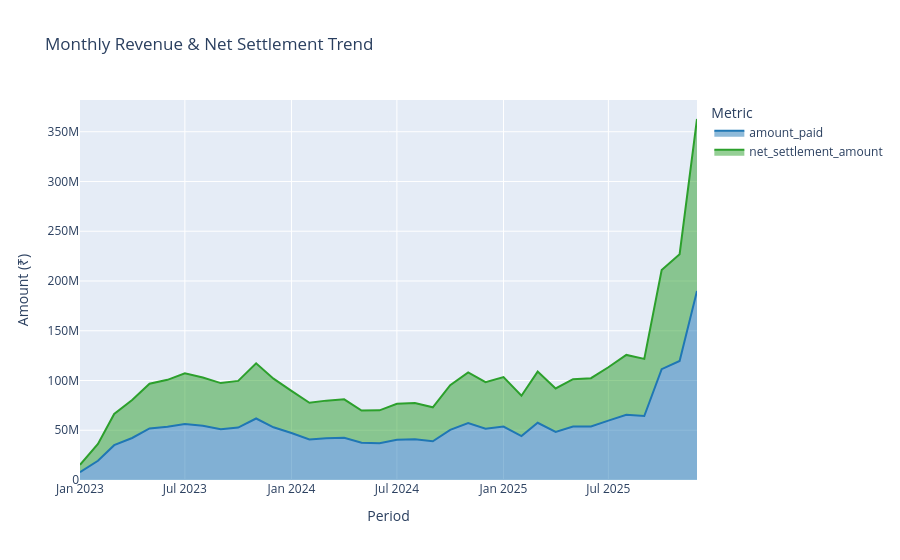

This figure's notebook cell:
### Code cell
fig_trend = px.area(
    monthly_trend.sort_values('Period'),
    x='Period',
    y=['amount_paid', 'net_settlement_amount'],
    title='Monthly Revenue & Net Settlement Trend',
    labels={
        'value': 'Amount (₹)',
        'Period': 'Period',
        'variable': 'Metric'
    },
    color_discrete_sequence=['#1f77b4', '#2ca02c']
)

fig_trend.show()

### Figure 1 — Plotly figure (JSON) as saved in the notebook; plotly's stock layout.template omitted (floating-point values rounded to 4 significant figures)
{"data": [{"fillpattern": {"shape": ""}, "hovertemplate": "Metric=amount_paid<br>Period=%{x}<br>Amount (₹)=%{y}<extra></extra>", "legendgroup": "amount_paid", "line": {"color": "#1f77b4"}, "marker": {"symbol": "circle"}, "mode": "lines", "name": "amount_paid", "orientation": "v", "showlegend": true, "stackgroup": "1", "type": "scatter", "x": ["2023-01", "2023-02", "2023-03", "2023-04", "2023-05", "2023-06", "2023-07", "2023-08", "2023-09", "2023-10", "2023-11", "2023-12", "2024-01", "2024-02", "2024-03", "2024-04", "2024-05", "2024-06", "2024-07", "2024-08", "2024-09", "2024-10", "2024-11", "2024-12", "2025-01", "2025-02", "2025-03", "2025-04", "2025-05", "2025-06", "2025-07", "2025-08", "2025-09", "2025-10", "2025-11", "2025-12"], "xaxis": "x", "y": [7834000.0, 19310000.0, 35000000.0, 42230000.0, 51770000.0, 53410000.0, 56180000.0, 54590000.0, 51020000.0, 52710000.0, 61820000.0, 53000000.0, 47200000.0, 40650000.0, 41980000.0, 42350000.0, 37430000.0, 36880000.0, 40470000.0, 40890000.0, 38920000.0, 50430000.0, 57300000.0, 51490000.0, 53750000.0, 44090000.0, 57550000.0, 48240000.0, 53830000.0, 53850000.0, 59680000.0, 65630000.0, 64270000.0, 111400000.0, 119600000.0, 190000000.0], "yaxis": "y"}, {"fillpattern": {"shape": ""}, "hovertemplate": "Metric=net_settlement_amount<br>Period=%{x}<br>Amount (₹)=%{y}<extra></extra>", "legendgroup": "net_settlement_amount", "line": {"color": "#2ca02c"}, "marker": {"symbol": "circle"}, "mode": "lines", "name": "net_settlement_amount", "orientation": "v", "showlegend": true, "stackgroup": "1", "type": "scatter", "x": ["2023-01", "2023-02", "2023-03", "2023-04", "2023-05", "2023-06", "2023-07", "2023-08", "2023-09", "2023-10", "2023-11", "2023-12", "2024-01", "2024-02", "2024-03", "2024-04", "2024-05", "2024-06", "2024-07", "2024-08", "2024-09", "2024-10", "2024-11", "2024-12", "2025-01", "2025-02", "2025-03", "2025-04", "2025-05", "2025-06", "2025-07", "2025-08", "2025-09", "2025-10", "2025-11", "2025-12"], "xaxis": "x", "y": [7442000.0, 16980000.0, 31390000.0, 38150000.0, 44980000.0, 47260000.0, 50960000.0, 48440000.0, 46370000.0, 46880000.0, 55410000.0, 48860000.0, 42340000.0, 36980000.0, 37790000.0, 38720000.0, 32410000.0, 33110000.0, 36080000.0, 36420000.0, 34160000.0, 44910000.0, 50790000.0, 46800000.0, 49690000.0, 40650000.0, 51410000.0, 43710000.0, 47520000.0, 48470000.0, 53620000.0, 60060000.0, 57460000.0, 99620000.0, 107400000.0, 172800000.0], "yaxis": "y"}], "layout": {"legend": {"title": {"text": "Metric"}, "tracegroupgap": 0}, "title": {"text": "Monthly Revenue & Net Settlement Trend"}, "xaxis": {"anchor": "y", "domain": [0, 1], "title": {"text": "Period"}}, "yaxis": {"anchor": "x", "domain": [0, 1], "title": {"text": "Amount (₹)"}}}}
